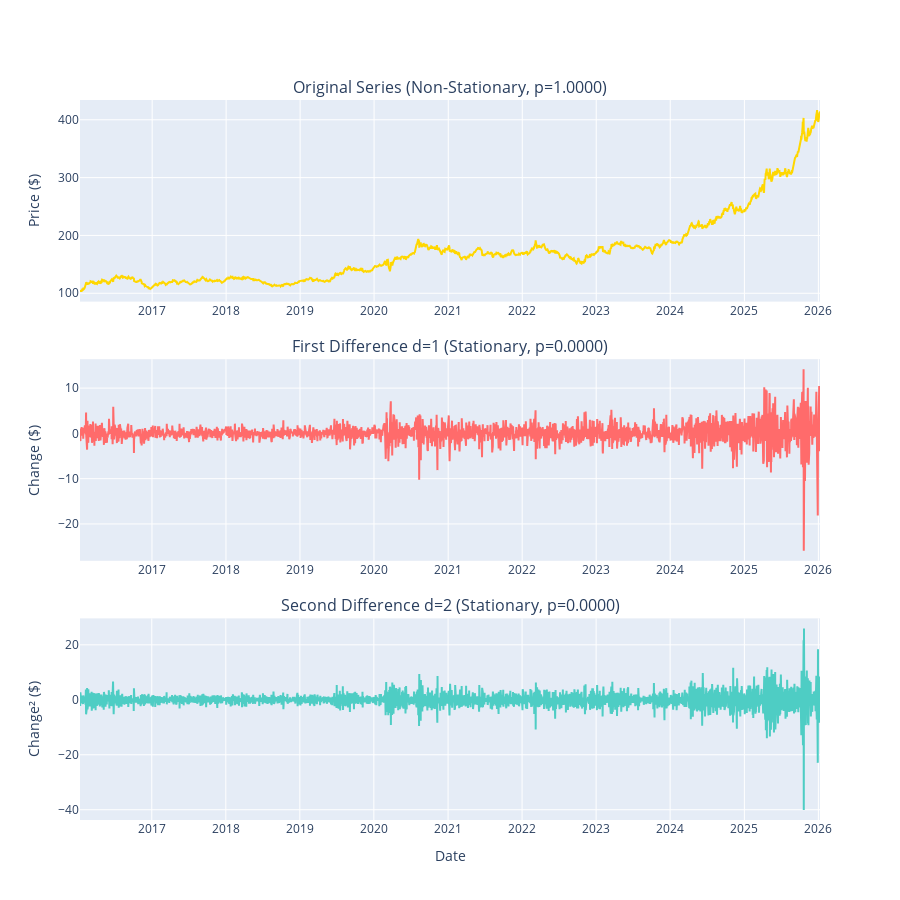

The cell this chart's notebook holds for it:
### Code cell
# Visualize original vs differenced data
fig = sp.make_subplots(
    rows=3, cols=1,
    subplot_titles=(
        f"Original Series (Non-Stationary, p={p_orig:.4f})",
        f"First Difference d=1 (Stationary, p={p_diff1:.4f})",
        f"Second Difference d=2 (Stationary, p={p_diff2:.4f})"
    ),
    vertical_spacing=0.08
)

# Original
fig.add_trace(
    go.Scatter(x=df['Date'], y=price, mode='lines', name='Original', line=dict(color='#FFD700')),
    row=1, col=1
)

# First difference
fig.add_trace(
    go.Scatter(x=df['Date'][1:], y=diff1, mode='lines', name='d=1', line=dict(color='#FF6B6B')),
    row=2, col=1
)

# Second difference
fig.add_trace(
    go.Scatter(x=df['Date'][2:], y=diff2, mode='lines', name='d=2', line=dict(color='#4ECDC4')),
    row=3, col=1
)

fig.update_yaxes(title_text="Price ($)", row=1, col=1)
fig.update_yaxes(title_text="Change ($)", row=2, col=1)
fig.update_yaxes(title_text="Change² ($)", row=3, col=1)
fig.update_xaxes(title_text="Date", row=3, col=1)
fig.update_layout(height=900, hovermode='x unified', showlegend=False)
fig.show()

print(f"\nDifferencing Statistics:")
print(f"  Original Series: Mean={price.mean():.2f}, Std={price.std():.2f}")
print(f"  First Difference: Mean={diff1.mean():.4f}, Std={diff1.std():.4f}")
print(f"  Second Difference: Mean={diff2.mean():.4f}, Std={diff2.std():.4f}")

### Figure 1 — Plotly figure (JSON) as saved in the notebook; plotly's stock layout.template omitted (floating-point values rounded to 4 significant figures; data arrays with more than 128 entries replaced by an {"elided": "..."} marker saying what was removed)
{"data": [{"line": {"color": "#FFD700"}, "mode": "lines", "name": "Original", "type": "scatter", "x": {"elided": "2515 str values"}, "xaxis": "x", "y": {"elided": "2515 float values"}, "yaxis": "y"}, {"line": {"color": "#FF6B6B"}, "mode": "lines", "name": "d=1", "type": "scatter", "x": {"elided": "2514 str values"}, "xaxis": "x2", "y": {"elided": "2514 float values"}, "yaxis": "y2"}, {"line": {"color": "#4ECDC4"}, "mode": "lines", "name": "d=2", "type": "scatter", "x": {"elided": "2513 str values"}, "xaxis": "x3", "y": {"elided": "2513 float values"}, "yaxis": "y3"}], "layout": {"annotations": [{"font": {"size": 16}, "showarrow": false, "text": "Original Series (Non-Stationary, p=1.0000)", "x": 0.5, "xanchor": "center", "xref": "paper", "y": 1, "yanchor": "bottom", "yref": "paper"}, {"font": {"size": 16}, "showarrow": false, "text": "First Difference d=1 (Stationary, p=0.0000)", "x": 0.5, "xanchor": "center", "xref": "paper", "y": 0.64, "yanchor": "bottom", "yref": "paper"}, {"font": {"size": 16}, "showarrow": false, "text": "Second Difference d=2 (Stationary, p=0.0000)", "x": 0.5, "xanchor": "center", "xref": "paper", "y": 0.28, "yanchor": "bottom", "yref": "paper"}], "height": 900, "hovermode": "x unified", "showlegend": false, "xaxis": {"anchor": "y", "domain": [0, 1]}, "xaxis2": {"anchor": "y2", "domain": [0, 1]}, "xaxis3": {"anchor": "y3", "domain": [0, 1], "title": {"text": "Date"}}, "yaxis": {"anchor": "x", "domain": [0.72, 1], "title": {"text": "Price ($)"}}, "yaxis2": {"anchor": "x2", "domain": [0.36, 0.64], "title": {"text": "Change ($)"}}, "yaxis3": {"anchor": "x3", "domain": [0, 0.28], "title": {"text": "Change² ($)"}}}}
